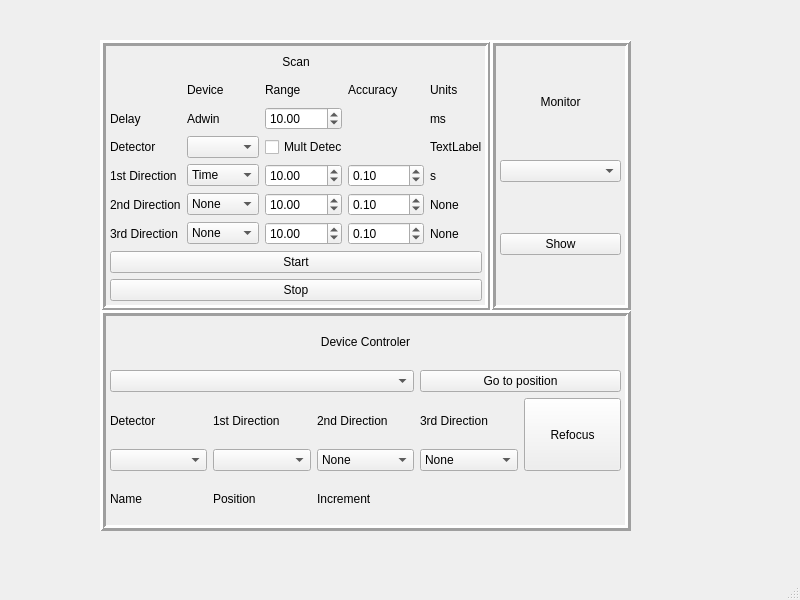
<?xml version="1.0" encoding="UTF-8"?>
<ui version="4.0">
 <class>MainWindow</class>
 <widget class="QMainWindow" name="MainWindow">
  <property name="enabled">
   <bool>true</bool>
  </property>
  <property name="geometry">
   <rect>
    <x>0</x>
    <y>0</y>
    <width>800</width>
    <height>600</height>
   </rect>
  </property>
  <property name="windowTitle">
   <string>MainWindow</string>
  </property>
  <property name="windowOpacity">
   <double>1.000000000000000</double>
  </property>
  <widget class="QWidget" name="centralwidget">
   <widget class="QFrame" name="frame">
    <property name="geometry">
     <rect>
      <x>100</x>
      <y>40</y>
      <width>391</width>
      <height>271</height>
     </rect>
    </property>
    <property name="frameShape">
     <enum>QFrame::Box</enum>
    </property>
    <property name="frameShadow">
     <enum>QFrame::Raised</enum>
    </property>
    <property name="lineWidth">
     <number>3</number>
    </property>
    <widget class="QWidget" name="gridLayoutWidget_3">
     <property name="geometry">
      <rect>
       <x>10</x>
       <y>10</y>
       <width>372</width>
       <height>251</height>
      </rect>
     </property>
     <layout class="QGridLayout" name="Scan_gridLayout">
      <property name="sizeConstraint">
       <enum>QLayout::SetNoConstraint</enum>
      </property>
      <item row="5" column="0">
       <widget class="QLabel" name="label_12">
        <property name="text">
         <string>2nd Direction</string>
        </property>
       </widget>
      </item>
      <item row="4" column="2">
       <widget class="QDoubleSpinBox" name="Scan_1st_Range">
        <property name="minimum">
         <double>0.010000000000000</double>
        </property>
        <property name="maximum">
         <double>9999.000000000000000</double>
        </property>
        <property name="singleStep">
         <double>1.000000000000000</double>
        </property>
        <property name="value">
         <double>10.000000000000000</double>
        </property>
       </widget>
      </item>
      <item row="7" column="0" colspan="5">
       <widget class="QPushButton" name="Scan_start_pushButton">
        <property name="text">
         <string>Start</string>
        </property>
       </widget>
      </item>
      <item row="5" column="3">
       <widget class="QDoubleSpinBox" name="Scan_2nd_Accuracy">
        <property name="minimum">
         <double>0.010000000000000</double>
        </property>
        <property name="maximum">
         <double>10000.000000000000000</double>
        </property>
        <property name="value">
         <double>0.100000000000000</double>
        </property>
       </widget>
      </item>
      <item row="6" column="4">
       <widget class="QLabel" name="Scan_3rd_UnitLabel">
        <property name="text">
         <string>None</string>
        </property>
       </widget>
      </item>
      <item row="6" column="2">
       <widget class="QDoubleSpinBox" name="Scan_3rd_Range">
        <property name="minimum">
         <double>0.010000000000000</double>
        </property>
        <property name="maximum">
         <double>9999.000000000000000</double>
        </property>
        <property name="value">
         <double>10.000000000000000</double>
        </property>
       </widget>
      </item>
      <item row="4" column="0">
       <widget class="QLabel" name="label_11">
        <property name="text">
         <string>1st Direction</string>
        </property>
       </widget>
      </item>
      <item row="1" column="1">
       <widget class="QLabel" name="label_14">
        <property name="text">
         <string>Device</string>
        </property>
       </widget>
      </item>
      <item row="0" column="0" colspan="5">
       <widget class="QLabel" name="label_9">
        <property name="styleSheet">
         <string notr="true">font: 14pt &quot;MS Shell Dlg 2&quot;;</string>
        </property>
        <property name="text">
         <string>Scan</string>
        </property>
        <property name="alignment">
         <set>Qt::AlignCenter</set>
        </property>
       </widget>
      </item>
      <item row="6" column="1">
       <widget class="QComboBox" name="Scan_3rd_comboBox">
        <item>
         <property name="text">
          <string>None</string>
         </property>
        </item>
       </widget>
      </item>
      <item row="6" column="0">
       <widget class="QLabel" name="label_13">
        <property name="text">
         <string>3rd Direction</string>
        </property>
       </widget>
      </item>
      <item row="5" column="4">
       <widget class="QLabel" name="Scan_2nd_UnitLabel">
        <property name="text">
         <string>None</string>
        </property>
       </widget>
      </item>
      <item row="5" column="2">
       <widget class="QDoubleSpinBox" name="Scan_2nd_Range">
        <property name="minimum">
         <double>0.010000000000000</double>
        </property>
        <property name="maximum">
         <double>9999.000000000000000</double>
        </property>
        <property name="value">
         <double>10.000000000000000</double>
        </property>
       </widget>
      </item>
      <item row="5" column="1">
       <widget class="QComboBox" name="Scan_2nd_comboBox">
        <item>
         <property name="text">
          <string>None</string>
         </property>
        </item>
       </widget>
      </item>
      <item row="4" column="4">
       <widget class="QLabel" name="Scan_1st_UnitLabel">
        <property name="text">
         <string>s</string>
        </property>
       </widget>
      </item>
      <item row="3" column="1">
       <widget class="QComboBox" name="Scan_Detector_comboBox"/>
      </item>
      <item row="3" column="0">
       <widget class="QLabel" name="label_10">
        <property name="text">
         <string>Detector</string>
        </property>
       </widget>
      </item>
      <item row="1" column="2">
       <widget class="QLabel" name="label_15">
        <property name="text">
         <string>Range</string>
        </property>
       </widget>
      </item>
      <item row="1" column="4">
       <widget class="QLabel" name="label_4">
        <property name="text">
         <string>Units</string>
        </property>
       </widget>
      </item>
      <item row="3" column="4">
       <widget class="QLabel" name="Scan_Detector_UnitLabel">
        <property name="text">
         <string>TextLabel</string>
        </property>
       </widget>
      </item>
      <item row="8" column="0" colspan="5">
       <widget class="QPushButton" name="Scan_stop_pushButton">
        <property name="text">
         <string>Stop</string>
        </property>
       </widget>
      </item>
      <item row="1" column="3">
       <widget class="QLabel" name="label_18">
        <property name="text">
         <string>Accuracy</string>
        </property>
       </widget>
      </item>
      <item row="4" column="3">
       <widget class="QDoubleSpinBox" name="Scan_1st_Accuracy">
        <property name="minimum">
         <double>0.010000000000000</double>
        </property>
        <property name="maximum">
         <double>10000.000000000000000</double>
        </property>
        <property name="value">
         <double>0.100000000000000</double>
        </property>
       </widget>
      </item>
      <item row="6" column="3">
       <widget class="QDoubleSpinBox" name="Scan_3rd_Accuracy">
        <property name="minimum">
         <double>0.010000000000000</double>
        </property>
        <property name="maximum">
         <double>10000.000000000000000</double>
        </property>
        <property name="value">
         <double>0.100000000000000</double>
        </property>
       </widget>
      </item>
      <item row="2" column="4">
       <widget class="QLabel" name="Scan_Detector_UnitLabel_2">
        <property name="text">
         <string>ms</string>
        </property>
       </widget>
      </item>
      <item row="2" column="1">
       <widget class="QLabel" name="label_17">
        <property name="text">
         <string>Adwin</string>
        </property>
       </widget>
      </item>
      <item row="2" column="2">
       <widget class="QDoubleSpinBox" name="Scan_Delay_Range">
        <property name="minimum">
         <double>1.000000000000000</double>
        </property>
        <property name="maximum">
         <double>10000.000000000000000</double>
        </property>
        <property name="value">
         <double>10.000000000000000</double>
        </property>
       </widget>
      </item>
      <item row="2" column="0">
       <widget class="QLabel" name="label_16">
        <property name="text">
         <string>Delay</string>
        </property>
       </widget>
      </item>
      <item row="4" column="1">
       <widget class="QComboBox" name="Scan_1st_comboBox">
        <property name="sizePolicy">
         <sizepolicy hsizetype="Expanding" vsizetype="Fixed">
          <horstretch>0</horstretch>
          <verstretch>0</verstretch>
         </sizepolicy>
        </property>
        <item>
         <property name="text">
          <string>Time</string>
         </property>
        </item>
       </widget>
      </item>
      <item row="3" column="2">
       <widget class="QCheckBox" name="Scan_Mult_Detector_comboBox">
        <property name="text">
         <string>Mult Detect</string>
        </property>
       </widget>
      </item>
      <item row="3" column="3">
       <widget class="dropdown" name="Scan_Dropdown" native="true">
        <property name="minimumSize">
         <size>
          <width>75</width>
          <height>0</height>
         </size>
        </property>
       </widget>
      </item>
     </layout>
    </widget>
   </widget>
   <widget class="QFrame" name="frame_2">
    <property name="geometry">
     <rect>
      <x>490</x>
      <y>40</y>
      <width>141</width>
      <height>271</height>
     </rect>
    </property>
    <property name="frameShape">
     <enum>QFrame::Box</enum>
    </property>
    <property name="frameShadow">
     <enum>QFrame::Raised</enum>
    </property>
    <property name="lineWidth">
     <number>3</number>
    </property>
    <widget class="QWidget" name="gridLayoutWidget">
     <property name="geometry">
      <rect>
       <x>10</x>
       <y>10</y>
       <width>121</width>
       <height>251</height>
      </rect>
     </property>
     <layout class="QGridLayout" name="Monitor_gridLayout">
      <item row="0" column="0">
       <widget class="QLabel" name="label">
        <property name="sizePolicy">
         <sizepolicy hsizetype="Preferred" vsizetype="Maximum">
          <horstretch>0</horstretch>
          <verstretch>0</verstretch>
         </sizepolicy>
        </property>
        <property name="styleSheet">
         <string notr="true">font: 14pt &quot;MS Shell Dlg 2&quot;;</string>
        </property>
        <property name="text">
         <string>Monitor</string>
        </property>
        <property name="alignment">
         <set>Qt::AlignCenter</set>
        </property>
       </widget>
      </item>
      <item row="1" column="0">
       <widget class="QComboBox" name="Monitor_comboBox"/>
      </item>
      <item row="2" column="0">
       <widget class="QPushButton" name="Monitor_pushButton">
        <property name="text">
         <string>Show</string>
        </property>
       </widget>
      </item>
     </layout>
    </widget>
   </widget>
   <widget class="QFrame" name="frame_3">
    <property name="geometry">
     <rect>
      <x>100</x>
      <y>310</y>
      <width>531</width>
      <height>221</height>
     </rect>
    </property>
    <property name="frameShape">
     <enum>QFrame::Box</enum>
    </property>
    <property name="frameShadow">
     <enum>QFrame::Raised</enum>
    </property>
    <property name="lineWidth">
     <number>3</number>
    </property>
    <widget class="QWidget" name="gridLayoutWidget_2">
     <property name="geometry">
      <rect>
       <x>10</x>
       <y>10</y>
       <width>511</width>
       <height>201</height>
      </rect>
     </property>
     <layout class="QGridLayout" name="Controler_gridLayout">
      <item row="5" column="2">
       <widget class="QLabel" name="label_7">
        <property name="text">
         <string>Increment</string>
        </property>
       </widget>
      </item>
      <item row="5" column="0">
       <widget class="QLabel" name="label_8">
        <property name="text">
         <string>Name</string>
        </property>
       </widget>
      </item>
      <item row="5" column="1">
       <widget class="QLabel" name="label_6">
        <property name="text">
         <string>Position</string>
        </property>
       </widget>
      </item>
      <item row="1" column="0" colspan="5">
       <widget class="QLabel" name="label_2">
        <property name="styleSheet">
         <string notr="true">font: 14pt &quot;MS Shell Dlg 2&quot;;</string>
        </property>
        <property name="text">
         <string>Device Controler</string>
        </property>
        <property name="alignment">
         <set>Qt::AlignCenter</set>
        </property>
       </widget>
      </item>
      <item row="5" column="3" colspan="2">
       <widget class="QLabel" name="Controler_BusyLabel">
        <property name="styleSheet">
         <string notr="true">color: rgb(255, 0, 0);
font: 14pt &quot;MS Shell Dlg 2&quot;;</string>
        </property>
        <property name="text">
         <string/>
        </property>
        <property name="alignment">
         <set>Qt::AlignCenter</set>
        </property>
       </widget>
      </item>
      <item row="2" column="3" colspan="2">
       <widget class="QPushButton" name="Controler_Go">
        <property name="text">
         <string>Go to position</string>
        </property>
       </widget>
      </item>
      <item row="2" column="0" colspan="3">
       <widget class="QComboBox" name="Controler_Select_scan"/>
      </item>
      <item row="3" column="4" rowspan="2">
       <widget class="QPushButton" name="Controler_Refocus">
        <property name="sizePolicy">
         <sizepolicy hsizetype="Minimum" vsizetype="MinimumExpanding">
          <horstretch>0</horstretch>
          <verstretch>0</verstretch>
         </sizepolicy>
        </property>
        <property name="text">
         <string>Refocus</string>
        </property>
       </widget>
      </item>
      <item row="3" column="3">
       <widget class="QLabel" name="label_21">
        <property name="text">
         <string>3rd Direction</string>
        </property>
       </widget>
      </item>
      <item row="4" column="3">
       <widget class="QComboBox" name="Controler_3rd_comboBox">
        <item>
         <property name="text">
          <string>None</string>
         </property>
        </item>
       </widget>
      </item>
      <item row="4" column="2">
       <widget class="QComboBox" name="Controler_2nd_comboBox">
        <item>
         <property name="text">
          <string>None</string>
         </property>
        </item>
       </widget>
      </item>
      <item row="3" column="2">
       <widget class="QLabel" name="label_20">
        <property name="text">
         <string>2nd Direction</string>
        </property>
       </widget>
      </item>
      <item row="3" column="1">
       <widget class="QLabel" name="label_19">
        <property name="text">
         <string>1st Direction</string>
        </property>
       </widget>
      </item>
      <item row="4" column="1">
       <widget class="QComboBox" name="Controler_1st_comboBox"/>
      </item>
      <item row="4" column="0">
       <widget class="QComboBox" name="Controler_Detector_comboBox"/>
      </item>
      <item row="3" column="0">
       <widget class="QLabel" name="label_3">
        <property name="text">
         <string>Detector</string>
        </property>
       </widget>
      </item>
     </layout>
    </widget>
   </widget>
  </widget>
  <widget class="QMenuBar" name="menubar">
   <property name="geometry">
    <rect>
     <x>0</x>
     <y>0</y>
     <width>800</width>
     <height>21</height>
    </rect>
   </property>
  </widget>
  <widget class="QStatusBar" name="statusbar"/>
 </widget>
 <customwidgets>
  <customwidget>
   <class>dropdown</class>
   <extends>QWidget</extends>
   <header>dropdown</header>
   <container>1</container>
  </customwidget>
 </customwidgets>
 <resources/>
 <connections/>
</ui>
